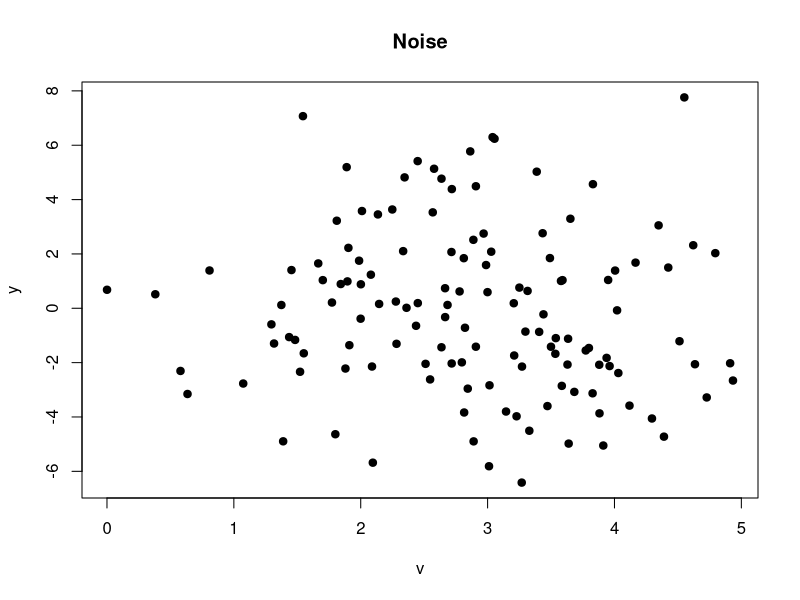
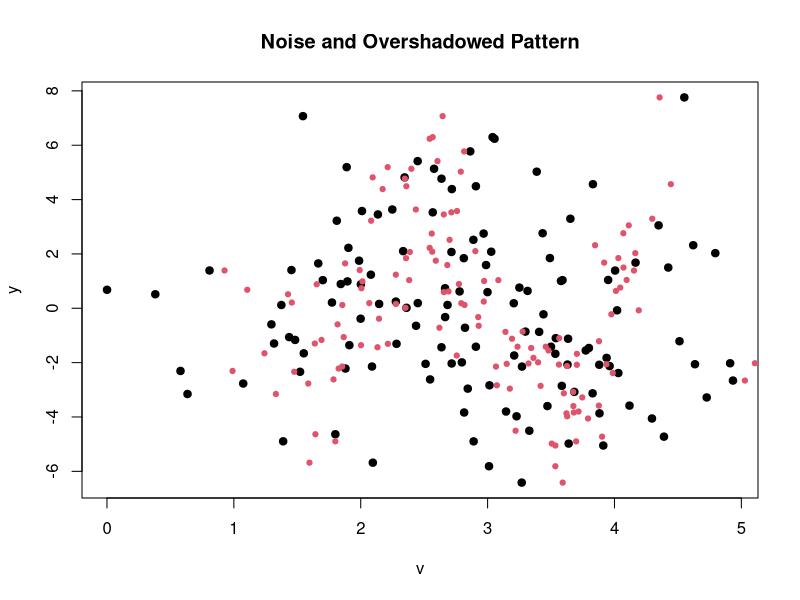
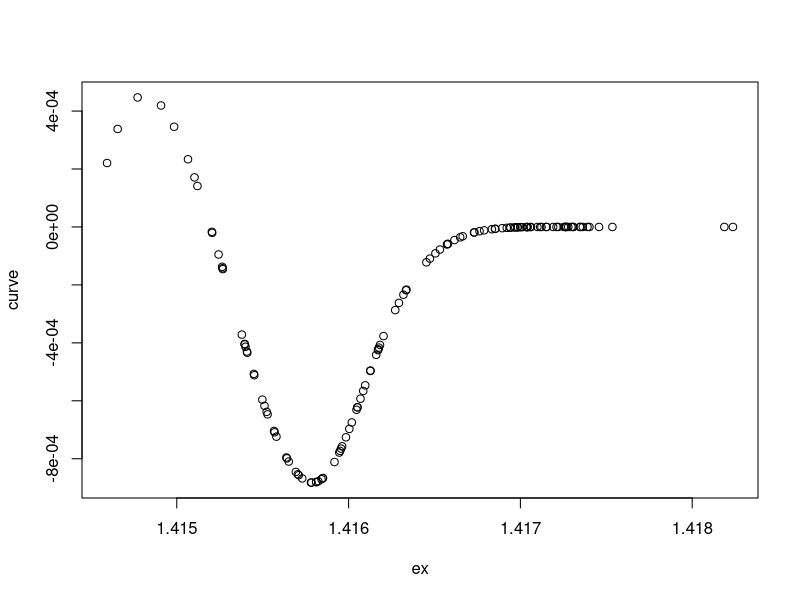

Write R code to recreate these figures, in order.
mer = function(y, w, v, prior=NULL, maxiter=500, tol=1e-4, n_grid=1e3)
{
  library(matrixStats)
  library(splines)
  N = length(y)
  D = ncol(w)
  W = cbind(1,w)
  WtW = crossprod(W)
  nknots = min(round(log(length(unique(v)))), 35)
  
  # Hyperparameters
  if (is.null(prior))
  {
    mubeta.0 = rep(0, D+1)
    sigbeta.0 = diag(rep(1e3, D+1))
    sig2v = 100
    sig2mu = 1e8
    axi = bxi = atau = btau = asig = bsig = 1e-3
  }
  else
  {
    mubeta.0 = prior$mubeta.0
    sigbeta.0 = prior$sigbeta.0
    sig2v = prior$sig2v
    sig2mu = prior$sig2mu
    axi = prior$axi
    bxi = prior$bxi
    atau = prior$atau
    btau = prior$btau
    asig = prior$asig
    bsig = prior$bsig
  }
  sb0i = solve(sigbeta.0)
  sbimb0 = sb0i %*% mubeta.0
  
  # Define grids
  deviance = diff(range(v))
  grid = seq(min(v)-deviance/10, max(v)+deviance/10, length.out=n_grid)
  
  # Construct spline bases on these grids
  knots = quantile(grid, seq(0,1,length=(nknots+2))[-c(1,nknots+2)])
  vphi_g = bs(grid, knots=knots, degree=3, intercept=TRUE) # M*J
  J = ncol(vphi_g)
  
  # Initialize variational parameters
  sig.ratio = tau.ratio = xi.ratio = 1
  mubeta.q = rep(0, D+1)
  mutheta.q = rep(0, J)
  sigtheta.q = diag(rep(10, J))
  asigtl = asig + (N/2)
  atautl = atau + (J/2)
  axitl = axi + (N/2)
  mutl = 0
  vphiq = matrix(0, N, J)
  ex = ex2 = rep(0, N)
  
  # Update as
  for (iter in 1:maxiter)
  {
    mubeta.q.old = mubeta.q
    mutheta.q.old = mutheta.q
    
    # beta
    sigbeta.q = solve(sb0i + sig.ratio*WtW)
    mubeta.q = sigbeta.q %*% (sbimb0 + sig.ratio*t(W)%*%(y-vphiq%*%mutheta.q))
    mubeta.q = drop(mubeta.q)
    
    # denoised variate(x)
    common = -0.5*(sig.ratio*diag(vphi_g%*%(outer(mutheta.q, mutheta.q)+sigtheta.q)%*%t(vphi_g)) + (xi.ratio+(1/sig2v))*grid^2 - 2*mutl*xi.ratio*grid) # M*1
    resid = drop(y-W%*%mubeta.q)
    for (n in 1:N)
    {
      # Assume a>b>c. Then log(exp(a)-exp(b)+exp(c)) = log(1-exp(b-a)+exp(b-c))+a
      pmgrid = common + v[n]*grid/sig2v + sig.ratio*resid[n]*vphi_g%*%mutheta.q # M*1
      lognormalizer = logSumExp(pmgrid)
      # normalizer = sum(exp(pmgrid))
      max_exp = max(log(abs(grid))+pmgrid)
      ex[n] = exp(log(sum(sign(grid)*exp(log(abs(grid))+pmgrid-max_exp)))+max_exp - lognormalizer)
      # ex[n] = sum(grid*exp(pmgrid))/normalizer
      ex2[n] = exp(logSumExp(2*log(abs(grid))+pmgrid) - lognormalizer)
      # ex2[n] = sum(grid^2*exp(pmgrid))/normalizer
      vphiq[n,] = drop(t(vphi_g)%*%exp(pmgrid))/exp(lognormalizer)
    }
    vphitvphiq = t(vphiq)%*%vphiq
    varx = ex2 - (ex)^2
    
    # theta
    sigtheta.q = solve(tau.ratio*diag(J) + sig.ratio*vphitvphiq)
    mutheta.q = sig.ratio * sigtheta.q%*%t(vphiq)%*%(y-W%*%mubeta.q)
    mutheta.q = drop(mutheta.q)
    
    # mu
    sig2mutl = 1/((1/sig2mu)+xi.ratio*N)
    mutl = sig2mutl*xi.ratio*sum(ex)
    
    # xi
    bxitl = bxi + 0.5*(sum((ex-mutl)^2)+sum(varx)+N*sig2mutl)
    xi.ratio = axitl/bxitl
    
    # tau
    btautl = btau + 0.5*(sum(mutheta.q^2)+sum(diag(sigtheta.q)))
    tau.ratio = atautl/btautl
    
    # sigma
    ssterm = sum((y-W%*%mubeta.q-vphiq%*%mutheta.q)^2)
    trterm1 = sum(diag(WtW%*%sigbeta.q))
    trterm2 = sum(diag(vphitvphiq%*%sigtheta.q))
    bsigtl = bsig + 0.5*(ssterm+trterm1+trterm2)
    sig.ratio = asigtl/bsigtl
    
    # Convergence
    bool1 = sqrt(mean((mubeta.q-mubeta.q.old)^2)) < tol
    bool2 = sqrt(mean((mutheta.q-mutheta.q.old)^2)) < tol
    if (bool1&bool2) 
    {
      break
    }
    else
    {
      cat(iter,"\tbeta :", sqrt(mean((mubeta.q-mubeta.q.old)^2)), "\ttheta :", sqrt(mean((mutheta.q-mutheta.q.old)^2)), "\n")
    }
  }
  knots = quantile(ex, seq(0,1,length=(nknots+2))[-c(1,nknots+2)])
  curve = bs(ex, knots=knots, degree=3, intercept=TRUE)%*%mutheta.q
  browser()
  plot(ex,curve)
}

# y = wb + f(x)
set.seed(10)
N = 130; D = 5
beta = rnorm(D+1)
RR = 0.8
psi2 = 0.9
sig2v = psi2/RR-psi2
mux = 3
x = rnorm(N, mux, sqrt(psi2))
v = rnorm(N, x, sqrt(sig2v))
w = matrix(rnorm(N*D), N,D)
f = function(x) x*sin(pi*x)
y = cbind(1,w)%*%beta + f(x) + rnorm(N)
plot(v,y,main="Noise",pch=19)
plot(v,y,main="Noise and Overshadowed Pattern",pch=19)
points(x,y, col=2,pch=19,cex=0.7)

result = mer(y,w,x)
